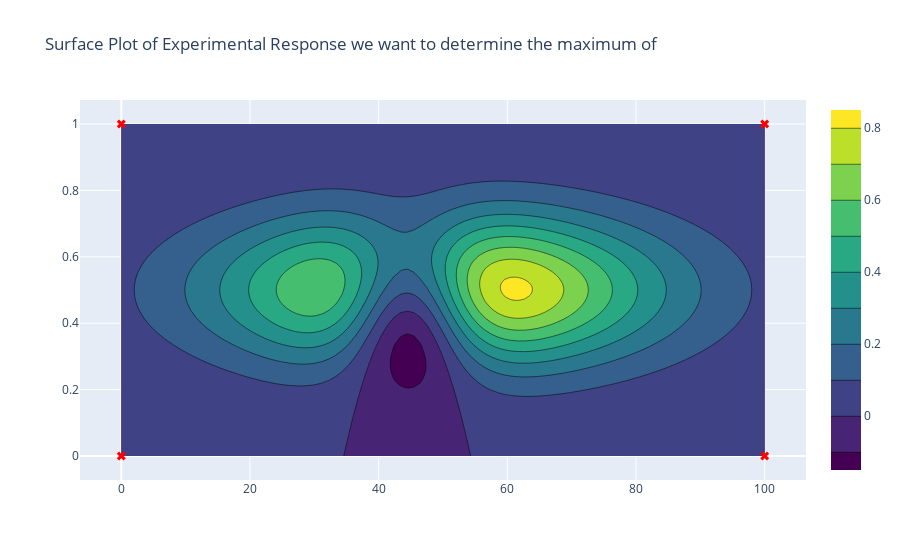

The notebook cell saved with this chart:
### Markdown cell above
# Bayesian Optimization using OPTIMA

## First, we generate some data

Let's create an `experimental_data(temp, conc)` function that simulates the yield of a chemical reaction based on temperature and concentration. The yield is a function of these two variables, and we will use Bayesian Optimization to find the position of the maximum in the minimum number of experiments.

In the following block, we just plot this function to see what it looks like(but in real life, you have no idea what the function looks like). We also create an experimental data set where we have already done some experiments (they are the red crosses in the plot).

### Code cell
import numpy as np
import pandas as pd
import plotly.express as px
import plotly.graph_objects as go

def experimental_data(temp, conc):
    """
    This function simulates experimental data based on temperature and concentration.
    The function is a Gaussian-like function that peaks at certain temperature and concentration values.
    The function is not based on any real experimental data and is purely for demonstration purposes.
    """
    out = np.exp(-((temp - 50) ** 2)/1000)*np.exp(-((conc - .50) ** 2)/.05)-.9*np.exp(-((temp - 45) ** 2)/100)*np.exp(-((conc - .450) ** 2)/.05)
    return out

def generate_data(N=100):
    temp = np.linspace(0, 100, N)
    conc = np.linspace(0, 1, N)
    data = np.meshgrid(temp, conc)
    temp, conc = data[0].flatten(), data[1].flatten()
    exp_data = experimental_data(temp, conc)
    df = pd.DataFrame({'Temperature': temp, 'Concentration': conc, 'Response': exp_data})
    return df

df = generate_data(100)

# Prepare data for 3D surface plot
unique_temps = np.unique(df['Temperature'])
unique_concs = np.unique(df['Concentration'])
Z = df.pivot(index='Concentration', columns='Temperature', values='Response').values

# Create the surface plot
fig = go.Figure(data=[go.Contour(z=Z, 
                                 x=unique_temps, 
                                 y=unique_concs, 
                                 colorscale='Viridis')])

fig.update_layout(
    title='Surface Plot of Experimental Response we want to determine the maximum of',
    scene=dict(
        xaxis_title='Temperature',
        yaxis_title='Concentration',
        zaxis_title='Response'
    )
)
# create some sample data
df_sample = generate_data(2)
# add the experimental data on the plot
fig.add_trace(go.Scatter(
    x=df_sample['Temperature'],
    y=df_sample['Concentration'],
    mode='markers',
    marker=dict(size=8, color='red', symbol='x'),
    name='Experimental',
))

fig.show()

# Save the experimental data to a CSV file
df_sample.to_csv('experimental_data.csv', index=False)

### Figure 1 — Plotly figure (JSON) as saved in the notebook; plotly's stock layout.template omitted (floating-point values rounded to 4 significant figures; data arrays with more than 128 entries replaced by an {"elided": "..."} marker saying what was removed)
{"data": [{"colorscale": [[0, "#440154"], [0.1111, "#482878"], [0.2222, "#3e4989"], [0.3333, "#31688e"], [0.4444, "#26828e"], [0.5556, "#1f9e89"], [0.6667, "#35b779"], [0.7778, "#6ece58"], [0.8889, "#b5de2b"], [1, "#fde725"]], "type": "contour", "x": [0, 1.01, 2.02, 3.03, 4.04, 5.051, 6.061, 7.071, 8.081, 9.091, 10.1, 11.11, 12.12, 13.13, 14.14, 15.15, 16.16, 17.17, 18.18, 19.19, 20.2, 21.21, 22.22, 23.23, 24.24, 25.25, 26.26, 27.27, 28.28, 29.29, 30.3, 31.31, 32.32, 33.33, 34.34, 35.35, 36.36, 37.37, 38.38, 39.39, 40.4, 41.41, 42.42, 43.43, 44.44, 45.45, 46.46, 47.47, 48.48, 49.49, 50.51, 51.52, 52.53, 53.54, 54.55, 55.56, 56.57, 57.58, 58.59, 59.6, 60.61, 61.62, 62.63, 63.64, 64.65, 65.66, 66.67, 67.68, 68.69, 69.7, 70.71, 71.72, 72.73, 73.74, 74.75, 75.76, 76.77, 77.78, 78.79, 79.8, 80.81, 81.82, 82.83, 83.84, 84.85, 85.86, 86.87, 87.88, 88.89, 89.9, 90.91, 91.92, 92.93, 93.94, 94.95, 95.96, 96.97, 97.98, 98.99, 100], "y": [0, 0.0101, 0.0202, 0.0303, 0.0404, 0.05051, 0.06061, 0.07071, 0.08081, 0.09091, 0.101, 0.1111, 0.1212, 0.1313, 0.1414, 0.1515, 0.1616, 0.1717, 0.1818, 0.1919, 0.202, 0.2121, 0.2222, 0.2323, 0.2424, 0.2525, 0.2626, 0.2727, 0.2828, 0.2929, 0.303, 0.3131, 0.3232, 0.3333, 0.3434, 0.3535, 0.3636, 0.3737, 0.3838, 0.3939, 0.404, 0.4141, 0.4242, 0.4343, 0.4444, 0.4545, 0.4646, 0.4747, 0.4848, 0.4949, 0.5051, 0.5152, 0.5253, 0.5354, 0.5455, 0.5556, 0.5657, 0.5758, 0.5859, 0.596, 0.6061, 0.6162, 0.6263, 0.6364, 0.6465, 0.6566, 0.6667, 0.6768, 0.6869, 0.697, 0.7071, 0.7172, 0.7273, 0.7374, 0.7475, 0.7576, 0.7677, 0.7778, 0.7879, 0.798, 0.8081, 0.8182, 0.8283, 0.8384, 0.8485, 0.8586, 0.8687, 0.8788, 0.8889, 0.899, 0.9091, 0.9192, 0.9293, 0.9394, 0.9495, 0.9596, 0.9697, 0.9798, 0.9899, 1], "z": {"elided": "100x100 float values"}}, {"marker": {"color": "red", "size": 8, "symbol": "x"}, "mode": "markers", "name": "Experimental", "type": "scatter", "x": [0, 100, 0, 100], "y": [0, 0, 1, 1]}], "layout": {"scene": {"xaxis": {"title": {"text": "Temperature"}}, "yaxis": {"title": {"text": "Concentration"}}, "zaxis": {"title": {"text": "Response"}}}, "title": {"text": "Surface Plot of Experimental Response we want to determine the maximum of"}}}
